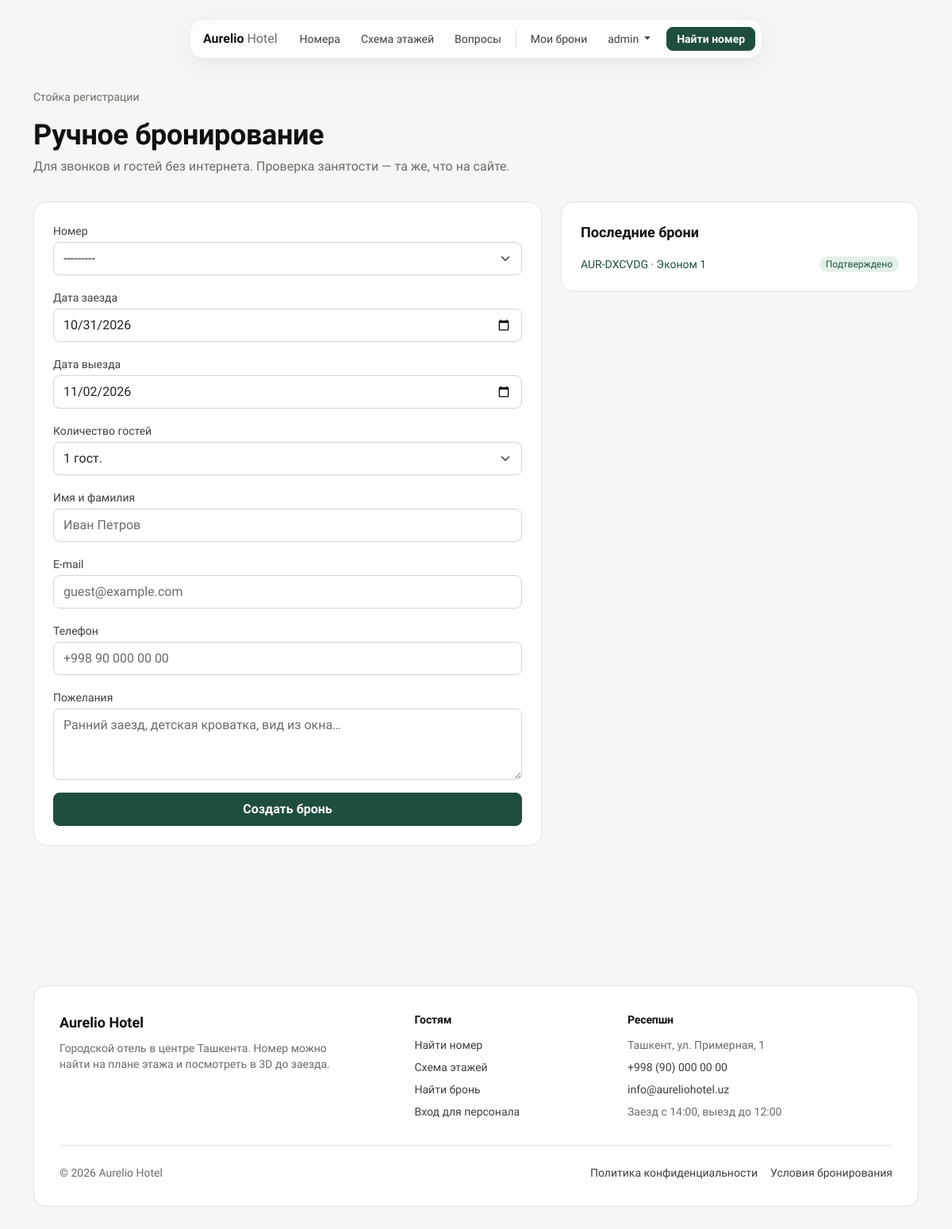
The app's page /staff/desk/ (signed in), older data.
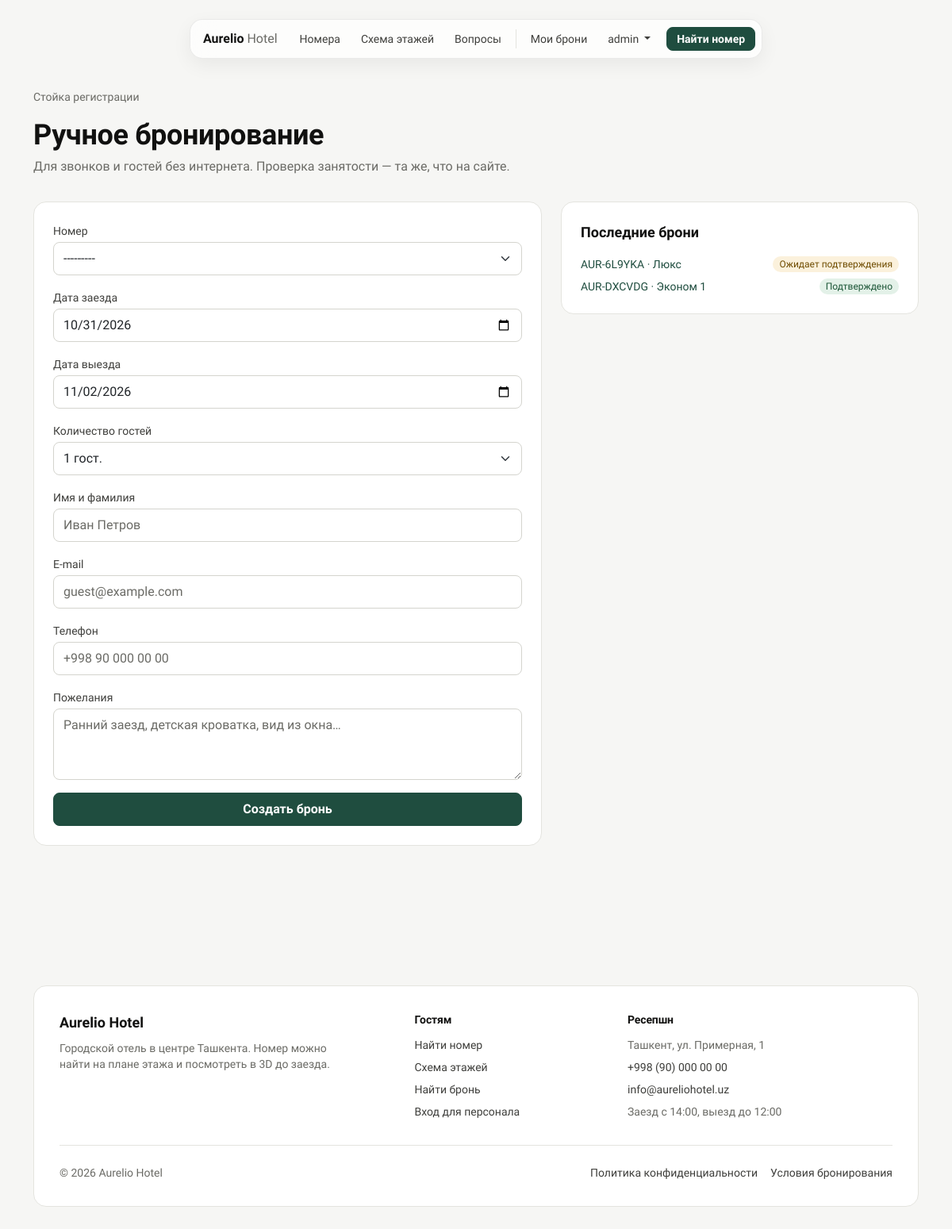
The same page, newer data.
### bookings/models.py (models this page shows, shortened)
class Booking(models.Model):
    STATUS_PENDING = 'pending'
    STATUS_CONFIRMED = 'confirmed'
    STATUS_CHECKED_IN = 'checked_in'
    STATUS_CHECKED_OUT = 'checked_out'
    STATUS_CANCELLED = 'cancelled'
    STATUS_NO_SHOW = 'no_show'
    STATUS_CHOICES = [
        (STATUS_PENDING, 'Ожидает подтверждения'),
        (STATUS_CONFIRMED, 'Подтверждено'),
        (STATUS_CHECKED_IN, 'Гость заселён'),
        (STATUS_CHECKED_OUT, 'Выезд завершён'),
        (STATUS_CANCELLED, 'Отменено'),
        (STATUS_NO_SHOW, 'Гость не приехал'),
    ]
    ACTIVE_STATUSES = (STATUS_PENDING, STATUS_CONFIRMED, STATUS_CHECKED_IN)
    STAFF_TRANSITIONS = {
        STATUS_PENDING: [STATUS_CONFIRMED, STATUS_CANCELLED, STATUS_NO_SHOW],
        STATUS_CONFIRMED: [STATUS_CHECKED_IN, STATUS_CANCELLED, STATUS_NO_SHOW],
        STATUS_CHECKED_IN: [STATUS_CHECKED_OUT],
        STATUS_CHECKED_OUT: [],
        STATUS_CANCELLED: [],
        STATUS_NO_SHOW: [STATUS_CONFIRMED, STATUS_CANCELLED],
    }
    SOURCE_CHOICES = [
        ('site', 'Онлайн-бронирование'),
        ('desk', 'Стойка регистрации'),
    ]
    code = models.CharField(
        max_length=12,
        unique=True,
        editable=False,
        default=generate_booking_code,
        verbose_name="Код брони",
    )
    user = models.ForeignKey(
        User,
        on_delete=models.SET_NULL,
        null=True,
        blank=True,
        related_name='bookings',
        verbose_name="Клиент",
    )
    room = models.ForeignKey(
        Room, on_delete=models.CASCADE, related_name='bookings', verbose_name="Номер"
    )
    check_in = models.DateField(verbose_name="Дата заезда")
    check_out = models.DateField(verbose_name="Дата выезда")
    guests = models.PositiveSmallIntegerField(
        default=1, validators=[MinValueValidator(1)], verbose_name="Количество гостей"
    )
    guest_name = models.CharField(max_length=120, verbose_name="Имя гостя")
    guest_email = models.EmailField(verbose_name="E-mail гостя")
    guest_phone = models.CharField(max_length=30, blank=True, verbose_name="Телефон гостя")
    special_requests = models.TextField(blank=True, verbose_name="Пожелания")
    is_paid = models.BooleanField(default=False, verbose_name="Оплачено")
    payment_id = models.CharField(max_length=255, blank=True, null=True, verbose_name="ID платежа (Payme/Click/Stripe)")
    total_price = models.DecimalField(
        max_digits=10, decimal_places=2, blank=True, null=True, verbose_name="Итоговая сумма"
    )
    status = models.CharField(
        max_length=20, choices=STATUS_CHOICES, default=STATUS_PENDING, verbose_name="Статус"
    )
    source = models.CharField(
        max_length=10, choices=SOURCE_CHOICES, default='site', verbose_name="Источник"
    )
    created_at = models.DateTimeField(auto_now_add=True, verbose_name="Дата создания")
    updated_at = models.DateTimeField(auto_now=True, verbose_name="Обновлено")
    status_changed_at = models.DateTimeField(null=True, blank=True, verbose_name="Статус изменён")
    telegram_chat_id = models.BigIntegerField(
        null=True, blank=True, verbose_name="Telegram-чат гостя",
        help_text="Заполняется, когда гость подключает уведомления в боте.",
    )
    reminder_sent_at = models.DateTimeField(
        null=True, blank=True, verbose_name="Напоминание о заезде отправлено",
    )
    class Meta:
        verbose_name = "Бронирование"
        verbose_name_plural = "Бронирования"
        ordering = ('-created_at',)
        constraints = [
            models.CheckConstraint(
                **{('condition' if django.VERSION >= (5, 1) else 'check'): Q(check_out__gt=F('check_in'))},
                name='booking_check_out_after_check_in',
            ),
        ]
        indexes = [
            models.Index(fields=['room', 'check_in', 'check_out']),
            models.Index(fields=['status']),
        ]
    def __init__(self, *args, **kwargs):
        super().__init__(*args, **kwargs)
        self._original_status = self.status
    @property
    def status_css(self):
        return {
            self.STATUS_PENDING: 'status-pending',
            self.STATUS_CONFIRMED: 'status-confirmed',
            self.STATUS_CHECKED_IN: 'status-in',
            self.STATUS_CHECKED_OUT: 'status-out',
            self.STATUS_CANCELLED: 'status-cancelled',
            self.STATUS_NO_SHOW: 'status-noshow',
        }.get(self.status, 'status-pending')

### rooms/models.py (models this page shows, shortened)
class Room(models.Model):
    HOUSEKEEPING_CHOICES = [
        ('clean', 'Чисто'),
        ('dirty', 'Требует уборки'),
        ('inspected', 'Проверено менеджером'),
        ('out_of_service', 'Вне эксплуатации'),
    ]
    floor = models.ForeignKey(
        Floor,
        on_delete=models.CASCADE,
        related_name='rooms',
        null=True,
        blank=True,
        verbose_name="Этаж"
    )
    room_number = models.CharField(
        max_length=10, blank=True, verbose_name="Номер комнаты", help_text="Например, 201"
    )
    title = models.CharField(max_length=200, verbose_name="Название номера")
    description = models.TextField(verbose_name="Описание")
    image = models.ImageField(upload_to='rooms/', blank=True, null=True, verbose_name="Фото номера")
    price_per_night = models.DecimalField(max_digits=10, decimal_places=2, verbose_name="Цена за ночь ($)")
    capacity = models.IntegerField(default=2, verbose_name="Вместимость (чел)")
    amenities = models.ManyToManyField(Amenity, blank=True, related_name='rooms', verbose_name="Удобства")
    homebyme_embed_url = models.URLField(blank=True, null=True, verbose_name="Ссылка на 3D-тур HomeByMe")
    model_3d = models.FileField(upload_to='rooms_3d/', blank=True, null=True, verbose_name="3D-модель номера (.glb)")
    model_camera_orbit = models.CharField(
        max_length=60,
        blank=True,
        verbose_name="Начальный ракурс 3D модели",
        help_text="Формат model-viewer: «поворот наклон расстояние», например: 90deg 55deg auto. "
                  "Если задан, модель не вращается сама. Пусто — ракурс по умолчанию.",
    )
    x_pos = models.IntegerField(default=50, verbose_name="Позиция X (%)")
    y_pos = models.IntegerField(default=50, verbose_name="Позиция Y (%)")
    is_active = models.BooleanField(default=True, verbose_name="Доступен для бронирования")
    housekeeping = models.CharField(
        max_length=20, choices=HOUSEKEEPING_CHOICES, default='clean', verbose_name="Статус уборки"
    )
    class Meta:
        verbose_name = "Номер"
        verbose_name_plural = "Номера"
        ordering = ('room_number', 'title')
    def __str__(self):
        return f"{self.display_number} · {self.title}"
    @property
    def display_number(self):
        return self.room_number or f"{self.pk:03d}"

### staff/views.py (the view)
# urls.py: path('desk/', views.desk_booking, name='desk_booking'),
@staff_required
def desk_booking(request):
    form = DeskBookingForm(request.POST or None)
    if request.method == 'POST' and form.is_valid():
        booking = form.save()
        notify.booking_created(booking)
        messages.success(request, f"Бронь {booking.code} создана на стойке.")
        return redirect('bookings:booking_detail', code=booking.code)
    context = {
        'form': form,
        'recent': Booking.objects.select_related('room').order_by('-created_at')[:8],
    }
    return render(request, 'staff/desk_booking.html', context)

### staff/forms.py (shortened to what this page needs)
class DeskBookingForm(BookingForm):
    room = forms.ModelChoiceField(
        queryset=Room.objects.none(),
        label="Номер",
        widget=forms.Select(attrs={'class': 'form-select'}),
    )
    class Meta(BookingForm.Meta):
        fields = ('room',) + BookingForm.Meta.fields
    def __init__(self, *args, **kwargs):
        super().__init__(*args, room=None, **kwargs)
        self.fields['room'].queryset = Room.objects.filter(is_active=True).select_related('floor')
        self.order_fields(
            ['room', 'check_in', 'check_out', 'guests', 'guest_name', 'guest_email', 'guest_phone', 'special_requests']
        )

### bookings/models.py (called while the page is built)
def generate_booking_code():
    tail = ''.join(random.choices(BOOKING_CODE_ALPHABET, k=6))
    return f'AUR-{tail}'

### staff/context_processors.py (called while the page is built)
def staff_status(request):
    user = getattr(request, 'user', None)
    staff_member = is_staff_member(user) if user else False
    profile = get_staff_profile(user) if staff_member else None
    return {
        'is_staff_member': staff_member,
        'staff_profile': profile,
        'can_manage_bookings': bool(profile and profile.can_manage_bookings) or bool(
            user and user.is_superuser
        ),
    }

### templates/staff/desk_booking.html (shortened to what this page needs)
{% extends 'base.html' %}
{% block content %}
<section class="page-band">
  <div class="container">
    <span class="hero-eyebrow">Стойка регистрации</span>
    <h1 class="mt-3">Ручное бронирование</h1>
    <p>Для звонков и гостей без интернета. Проверка занятости — та же, что на сайте.</p>
  </div>
</section>
<div class="container pb-5">
  <div class="row g-4">
    <div class="col-lg-7">
      <div class="panel-card">
        <form method="post" novalidate>
          {% for field in form %}
            <div class="mb-3">
              <label class="form-label" for="{{ field.id_for_label }}">{{ field.label }}</label>
              {{ field }}
            </div>
          {% endfor %}
          <button type="submit" class="btn btn-copper w-100">Создать бронь</button>
        </form>
      </div>
    </div>
    <div class="col-lg-5">
      <div class="panel-card">
        <div class="panel-title">Последние брони</div>
        {% if recent %}
          <ul class="list-unstyled mb-0 small d-flex flex-column gap-2">
            {% for b in recent %}
              <li class="d-flex justify-content-between gap-2">
                <a href="{% url 'bookings:booking_detail' b.code %}">{{ b.code }} · {{ b.room.title }}</a>
                <span class="status-chip {{ b.status_css }}">{{ b.get_status_display }}</span>
              </li>
            {% endfor %}
          </ul>
        {% else %}<p class="text-muted mb-0 small">Броней пока нет.</p>{% endif %}
      </div>
    </div>
  </div>
</div>
{% endblock %}

Row changes from the older to the newer data that the page shows:
added Booking: code "AUR-6L9YKA", room "Люкс", status "Ожидает подтверждения"
